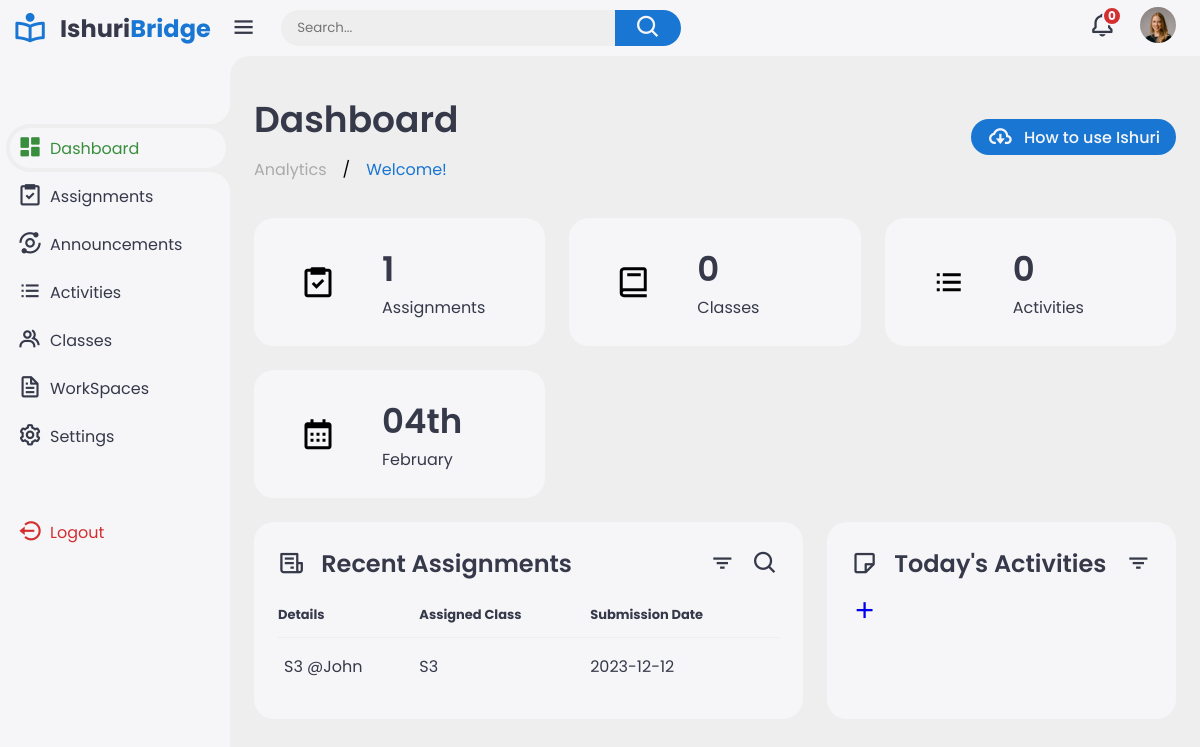
The app's page /teacher/ (signed in) with its own data.
### base/models.py (models this page shows, shortened)
class Teacher(AbstractBaseUser, PermissionsMixin):
    email = models.EmailField(unique=True, null=True)
    name = models.CharField(max_length=150, unique=True, null=True)
    is_active = models.BooleanField(default=True)
    is_staff = models.BooleanField(default=False)
    avatar = models.ImageField(null=False, default='avatar.svg')
    objects = CustomUserManager()
    USERNAME_FIELD = 'email'
    REQUIRED_FIELDS = ['username']

class Assignment(models.Model):
    host = models.ForeignKey(Teacher, on_delete=models.CASCADE, null=True)
    name = models.CharField(max_length=200, null=True)
    description = models.TextField(null=True)
    assigned_class = models.IntegerField(null=True)
    submission_date = models.CharField(max_length=300, null=True)
    uploaded = models.DateTimeField(auto_now=True)
    submitted = models.CharField(max_length=50, default='False')
    class Meta:
        ordering = ['-uploaded']

### base/views.py (the view)
# urls.py: path('teacher/', views.teacher, name="teacher"),
@login_required(login_url='login')
def teacher(request):
    owner = Q(host = request.user)
    now = datetime.now()
    current_day = now.strftime("%A")
    current_date = now.strftime("%d")
    current_month = now.strftime("%B")
    current_time = Q(day=current_day)
    classes_today = MyClasses.objects.filter(owner & current_time)
    activities_today = Event.objects.filter(owner & current_time)
    assignments = Assignment.objects.filter(host=request.user)
    activities = Event.objects.get(host = request.user)
    events = Event.objects.filter(host=request.user)
    announcements = Announcement.objects.all()
    classes = MyClasses.objects.all()
    context = {'assignments': assignments,
                'events': events,
                  'announcements': announcements
                  , 'classes': classes,
                    'classes_today': classes_today,
                      'activities_today': activities_today,
                      'activities': activities,
                      'date': current_date, 'month': current_month}
    return render(request, 'html/teacher-view.html', context)

### base/templates/html/teacher-view.html (shortened to what this page needs)
{% extends 'main.html' %}
{% load static %}
{% block content %}
<div class="sidebar">
    <a href="#" class="logo">
        <i class='bx bx-book-reader'></i>
        <div class="logo-name"><span>Ishuri</span>Bridge</div>
    </a>
    <ul class="side-menu">
        <li class="active"><a href="{% url 'teacher' %}"><i class='bx bxs-dashboard'></i>Dashboard</a></li>
        <li><a href="{% url 'view-assignments' %}"><i class='bx bx-task'></i>Assignments</a></li>
        <li><a href="#"><i class='bx bx-analyse'></i>Announcements</a></li>
        <li><a href="{% url 'view-activities'%}"><i class='bx bx-list-ul'></i>Activities</a></li>
        <li><a href="{% url 'classes-view' %}"><i class='bx bx-group'></i>Classes</a></li>
        <li><a href="{% url 'workspace' %}"><i class='bx bx-file'></i>WorkSpaces</a></li>
        <li><a href="{% url 'user-profile' request.user.id%}"><i class='bx bx-cog'></i>Settings</a></li>
    </ul>
    <ul class="side-menu">
        <li>
            <a href="{% url 'logout' %}" class="logout">
                <i class='bx bx-log-out-circle'></i>
                Logout
            </a>
        </li>
    </ul>
</div>
<div class="content">
    <main>
        <div class="header">
            <div class="left">
                <h1>Dashboard</h1>
                <ul class="breadcrumb">
                    <li><a href="#">
                            Analytics
                        </a></li>
                    /
                    <li><a href="#" class="active">Welcome!</a></li>
                </ul>
            </div>
            <a href="https://scribehow.com/shared/How_to_use_Ishuri_Bridge__nLeT6_mQTxCQ2FT-OW9ZRA" class="report">
                <i class='bx bx-cloud-download'></i>
                <span>How to use Ishuri</span>
            </a>
        </div>
        <ul class="insights">
            <li>
                <i class='bx bx-task'></i>
                <span class="info">
                    <h3>{{ assignments.count }}</h3>
                    <p>Assignments</p>
                </span>
            </li>
            <li>
                <i class='bx bx-book'></i>
                <span class="info">
                    <h3>{{ classes_today.count }}</h3>
                    <p>Classes</p>
                </span>
            </li>
            <li>
                <i class='bx bx-list-ul'></i>
                <span class="info">
                    <h3>{{ activities_today.count }}</h3>
                    <p>Activities</p>
                </span>
            </li>
            <li>
                <i class='bx bx-calendar'></i>
                <span class="info">
                    <h3>{{date}}th</h3>
                    <p>{{month}}</p>
                </span>
            </li>
        </ul>
        <div class="bottom-data">
            <div class="orders">
                <div class="header">
                    <i class='bx bx-receipt'></i>
                    <h3>Recent Assignments</h3>
                    <i class='bx bx-filter'></i>
                    <i class='bx bx-search'></i>
                </div>
                <table>
                    <thead>
                        <tr>
                            <th>Details</th>
                            <th>Assigned Class</th>
                            <th>Submission Date</th>
                        </tr>
                    </thead>
                    <tbody>
                        {% for assignment in assignments %}
                        <tr>
                            <td>
                                <p>{{assignment.name}}</p>
                            </td>
                            <td>S{{assignment.assigned_class}}</td>
                            <td>{{assignment.submission_date}}</td>
                        </tr>
                        {% endfor %}
                    </tbody>
                </table>
            </div>
            <div class="reminders">
                <div class="header">
                    <i class='bx bx-note'></i>
                    <h3>Today's Activities</h3>
                    <i class='bx bx-filter'></i>
                    <a href="{% url 'create-event' %}"><i class='bx bx-plus'></i></a>
                </div>
            </div>
        </div>
    </main>
</div>
{% endblock content %}

### templates/main.html (shortened to what this page needs)
<!DOCTYPE html>
{% load static %}
<html lang="en">
<head>
    <link href='https://unpkg.com/boxicons@2.1.4/css/boxicons.min.css' rel='stylesheet'>
    <link rel="stylesheet" href="{% static 'style.css' %}">
</head>
<body>
  <div class="content">
    <nav>
      <i class='bx bx-menu'></i>
      <form action="#">
          <div class="form-input">
              <input type="search" placeholder="Search...">
              <button class="search-btn" type="submit"><i class='bx bx-search'></i></button>
          </div>
      </form>
      <a href="#" class="notif">
          <i class='bx bx-bell'></i>
          <span class="count">{{announcements.count}}</span>
      </a>
      <a href="{% url 'user-profile' request.user.id %}" class="profile">
          <img src="{{user.avatar.url}}">
      </a>
  </nav>
  </div>
  {% block content %}
  {% endblock content %}
</body>

### base/templates/html/teacher-view.html (style rules this page uses)
.info { position: relative; display: inline-block; cursor: pointer; }

### records on screen
Teacher: avatar (picture)
Assignment: name "S3 @John", assigned_class "3", submission_date "2023-12-12"

### other values on screen
{{ announcements.count }} "0"
{{ assignments.count }} "1"
{{ classes_today.count }} "0"
{{ activities_today.count }} "0"
